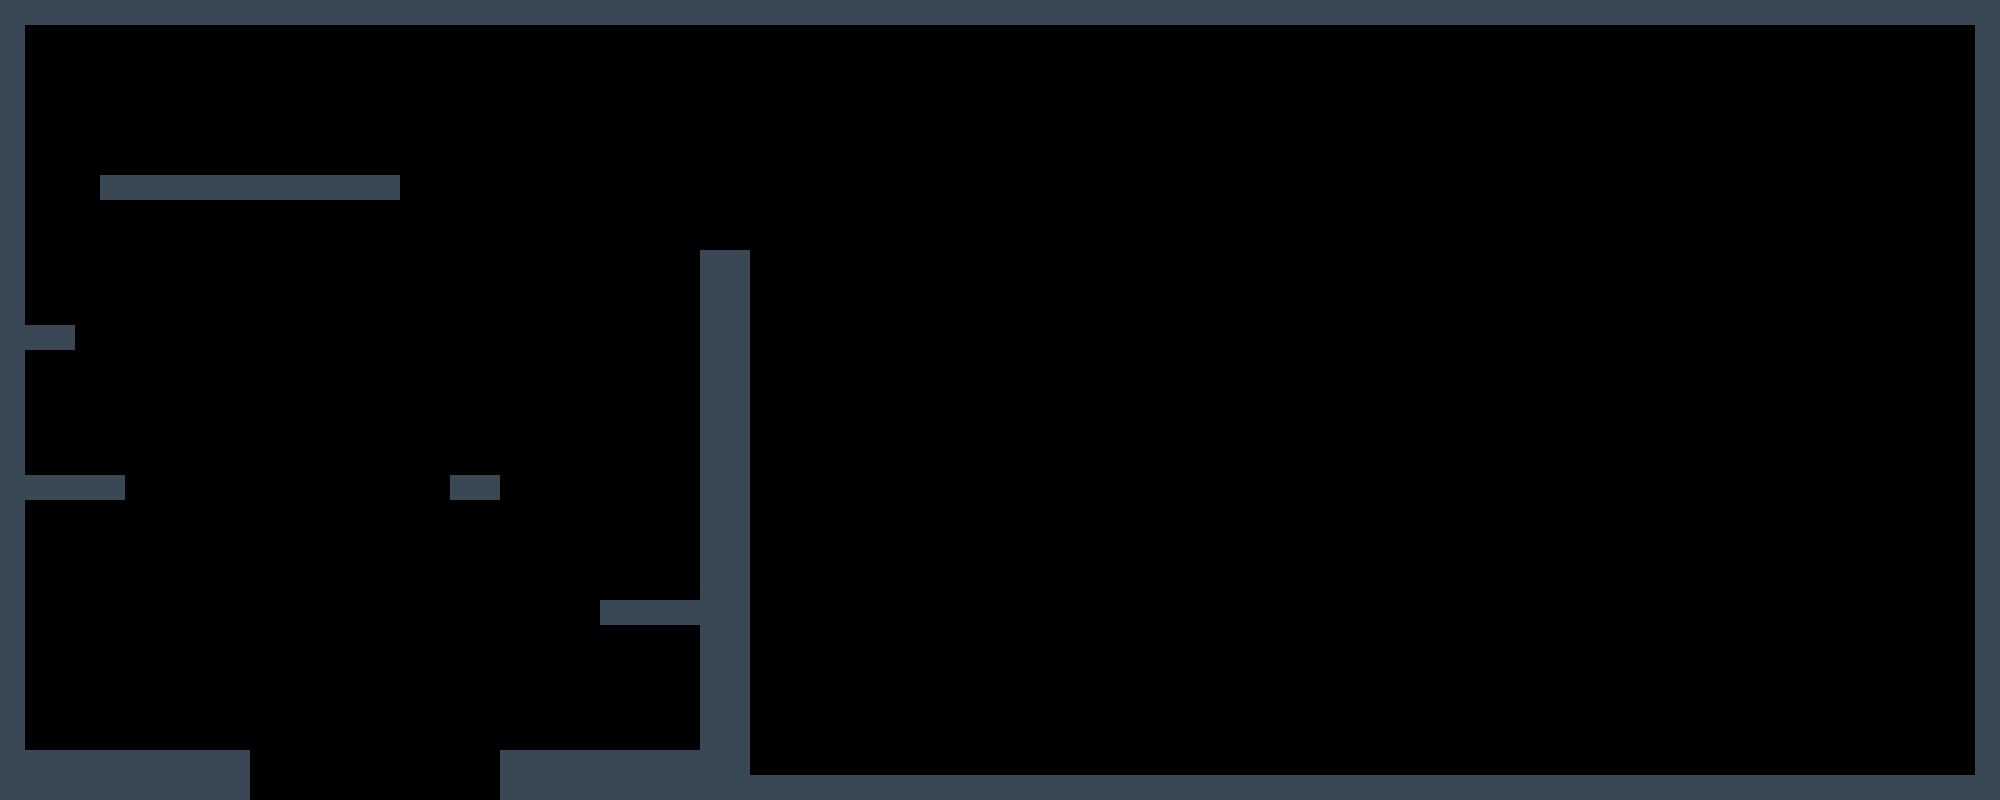

A 2D game scene composited from a Tiled map and its tileset images. What follows is a short description and the map's XML, with every tile layer's data as written:
An orthogonal 80x32 tile map with 25x25 px tiles, 1 tile layer (Слой тайлов 1).

<map version="1.5" tiledversion="1.7.2" orientation="orthogonal" renderorder="left-up" width="80" height="32" tilewidth="25" tileheight="25" infinite="0" nextlayerid="2" nextobjectid="1">
 <editorsettings>
  <export target="../level0.csv" format="csv" />
 </editorsettings>
 <tileset firstgid="1" source="tiles.tsx" />
 <layer id="1" name="Слой тайлов 1" width="80" height="32">
  <data encoding="csv">
9,9,9,9,9,9,9,9,9,9,9,9,9,9,9,9,9,9,9,9,9,9,9,9,9,9,9,9,9,9,9,9,9,9,9,9,9,9,9,9,9,9,9,9,9,9,9,9,9,9,9,9,9,9,9,9,9,9,9,9,9,9,9,9,9,9,9,9,9,9,9,9,9,9,9,9,9,9,9,9,
9,12,12,12,12,12,12,12,12,12,12,12,12,12,12,12,12,12,12,12,12,12,12,12,12,12,12,12,12,12,12,12,12,12,12,12,12,12,12,12,12,12,12,12,12,12,12,12,12,12,12,12,12,12,12,12,12,12,12,12,12,12,12,12,12,12,12,12,12,12,12,12,12,12,12,12,12,12,12,9,
9,12,12,12,12,12,12,12,12,12,12,12,12,12,12,12,12,12,12,12,12,12,12,12,12,12,12,12,12,12,12,12,12,12,12,12,12,12,12,12,12,12,12,12,12,12,12,12,12,12,12,12,12,12,12,12,12,12,12,12,12,12,12,12,12,12,12,12,12,12,12,12,12,12,12,12,12,12,12,9,
9,12,12,12,12,12,12,12,12,12,12,12,12,12,12,12,12,12,12,12,12,12,12,12,12,12,12,12,12,12,12,12,12,12,12,12,12,12,12,12,12,12,12,12,12,12,12,12,12,12,12,12,12,12,12,12,12,12,12,12,12,12,12,12,12,12,12,12,12,12,12,12,12,12,12,12,12,12,12,9,
9,12,12,12,12,12,12,12,12,12,12,12,12,12,12,12,12,12,12,12,12,12,12,12,12,12,12,12,12,12,12,12,12,12,12,12,12,12,12,12,12,12,12,12,12,12,12,12,12,12,12,12,12,12,12,12,12,12,12,12,12,12,12,12,12,12,12,12,12,12,12,12,12,12,12,12,12,12,12,9,
9,12,12,12,12,12,12,12,12,12,12,12,12,12,12,12,12,12,12,12,12,12,12,12,12,12,12,12,12,12,12,12,12,12,12,12,12,12,12,12,12,12,12,12,12,12,12,12,12,12,12,12,12,12,12,12,12,12,12,12,12,12,12,12,12,12,12,12,12,12,12,12,12,12,12,12,12,12,12,9,
9,12,12,12,12,12,12,12,12,12,12,12,12,12,12,12,12,12,12,12,12,12,12,12,12,12,12,12,12,12,12,12,12,12,12,12,12,12,12,12,12,12,12,12,12,12,12,12,12,12,12,12,12,12,12,12,12,12,12,12,12,12,12,12,12,12,12,12,12,12,12,12,12,12,12,12,12,12,12,9,
9,12,12,12,9,9,9,9,9,9,9,9,9,9,9,9,12,12,12,12,12,12,12,12,12,12,12,12,12,12,12,12,12,12,12,12,12,12,12,12,12,12,12,12,12,12,12,12,12,12,12,12,12,12,12,12,12,12,12,12,12,12,12,12,12,12,12,12,12,12,12,12,12,12,12,12,12,12,12,9,
9,12,12,12,12,12,12,12,12,12,12,12,12,12,12,12,12,12,12,12,12,12,12,12,12,12,12,12,12,12,12,12,12,12,12,12,12,12,12,12,12,12,12,12,12,12,12,12,12,12,12,12,12,12,12,12,12,12,12,12,12,12,12,12,12,12,12,12,12,12,12,12,12,12,12,12,12,12,12,9,
9,12,12,12,12,12,12,12,12,12,12,12,12,12,12,12,12,12,12,12,12,12,12,12,12,12,12,12,12,12,12,12,12,12,12,12,12,12,12,12,12,12,12,12,12,12,12,12,12,12,12,12,12,12,12,12,12,12,12,12,12,12,12,12,12,12,12,12,12,12,12,12,12,12,12,12,12,12,12,9,
9,12,12,12,12,12,12,12,12,12,12,12,12,12,12,12,12,12,12,12,12,12,12,12,12,12,12,12,9,9,12,12,12,12,12,12,12,12,12,12,12,12,12,12,12,12,12,12,12,12,12,12,12,12,12,12,12,12,12,12,12,12,12,12,12,12,12,12,12,12,12,12,12,12,12,12,12,12,12,9,
9,12,12,12,12,12,12,12,12,12,12,12,12,12,12,12,12,12,12,12,12,12,12,12,12,12,12,12,9,9,12,12,12,12,12,12,12,12,12,12,12,12,12,12,12,12,12,12,12,12,12,12,12,12,12,12,12,12,12,12,12,12,12,12,12,12,12,12,12,12,12,12,12,12,12,12,12,12,12,9,
9,12,12,12,12,12,12,12,12,12,12,12,12,12,12,12,12,12,12,12,12,12,12,12,12,12,12,12,9,9,12,12,12,12,12,12,12,12,12,12,12,12,12,12,12,12,12,12,12,12,12,12,12,12,12,12,12,12,12,12,12,12,12,12,12,12,12,12,12,12,12,12,12,12,12,12,12,12,12,9,
9,9,9,12,12,12,12,12,12,12,12,12,12,12,12,12,12,12,12,12,12,12,12,12,12,12,12,12,9,9,12,12,12,12,12,12,12,12,12,12,12,12,12,12,12,12,12,12,12,12,12,12,12,12,12,12,12,12,12,12,12,12,12,12,12,12,12,12,12,12,12,12,12,12,12,12,12,12,12,9,
9,12,12,12,12,12,12,12,12,12,12,12,12,12,12,12,12,12,12,12,12,12,12,12,12,12,12,12,9,9,12,12,12,12,12,12,12,12,12,12,12,12,12,12,12,12,12,12,12,12,12,12,12,12,12,12,12,12,12,12,12,12,12,12,12,12,12,12,12,12,12,12,12,12,12,12,12,12,12,9,
9,12,12,12,12,12,12,12,12,12,12,12,12,12,12,12,12,12,12,12,12,12,12,12,12,12,12,12,9,9,12,12,12,12,12,12,12,12,12,12,12,12,12,12,12,12,12,12,12,12,12,12,12,12,12,12,12,12,12,12,12,12,12,12,12,12,12,12,12,12,12,12,12,12,12,12,12,12,12,9,
9,12,12,12,12,12,12,12,12,12,12,12,12,12,12,12,12,12,12,12,12,12,12,12,12,12,12,12,9,9,12,12,12,12,12,12,12,12,12,12,12,12,12,12,12,12,12,12,12,12,12,12,12,12,12,12,12,12,12,12,12,12,12,12,12,12,12,12,12,12,12,12,12,12,12,12,12,12,12,9,
9,12,12,12,12,12,12,12,12,12,12,12,12,12,12,12,12,12,12,12,12,12,12,12,12,12,12,12,9,9,12,12,12,12,12,12,12,12,12,12,12,12,12,12,12,12,12,12,12,12,12,12,12,12,12,12,12,12,12,12,12,12,12,12,12,12,12,12,12,12,12,12,12,12,12,12,12,12,12,9,
9,12,12,12,12,12,12,12,12,12,12,12,12,12,12,12,12,12,12,12,12,12,12,12,12,12,12,12,9,9,12,12,12,12,12,12,12,12,12,12,12,12,12,12,12,12,12,12,12,12,12,12,12,12,12,12,12,12,12,12,12,12,12,12,12,12,12,12,12,12,12,12,12,12,12,12,12,12,12,9,
9,9,9,9,9,12,12,12,12,12,12,12,12,12,12,12,12,12,9,9,12,12,12,12,12,12,12,12,9,9,12,12,12,12,12,12,12,12,12,12,12,12,12,12,12,12,12,12,12,12,12,12,12,12,12,12,12,12,12,12,12,12,12,12,12,12,12,12,12,12,12,12,12,12,12,12,12,12,12,9,
9,12,12,12,12,12,12,12,12,12,12,12,12,12,12,12,12,12,12,12,12,12,12,12,12,12,12,12,9,9,12,12,12,12,12,12,12,12,12,12,12,12,12,12,12,12,12,12,12,12,12,12,12,12,12,12,12,12,12,12,12,12,12,12,12,12,12,12,12,12,12,12,12,12,12,12,12,12,12,9,
9,12,12,12,12,12,12,12,12,12,12,12,12,12,12,12,12,12,12,12,12,12,12,12,12,12,12,12,9,9,12,12,12,12,12,12,12,12,12,12,12,12,12,12,12,12,12,12,12,12,12,12,12,12,12,12,12,12,12,12,12,12,12,12,12,12,12,12,12,12,12,12,12,12,12,12,12,12,12,9,
9,12,12,12,12,12,12,12,12,12,12,12,12,12,12,12,12,12,12,12,12,12,12,12,12,12,12,12,9,9,12,12,12,12,12,12,12,12,12,12,12,12,12,12,12,12,12,12,12,12,12,12,12,12,12,12,12,12,12,12,12,12,12,12,12,12,12,12,12,12,12,12,12,12,12,12,12,12,12,9,
9,12,12,12,12,12,12,12,12,12,12,12,12,12,12,12,12,12,12,12,12,12,12,12,12,12,12,12,9,9,12,12,12,12,12,12,12,12,12,12,12,12,12,12,12,12,12,12,12,12,12,12,12,12,12,12,12,12,12,12,12,12,12,12,12,12,12,12,12,12,12,12,12,12,12,12,12,12,12,9,
9,12,12,12,12,12,12,12,12,12,12,12,12,12,12,12,12,12,12,12,12,12,12,12,9,9,9,9,9,9,12,12,12,12,12,12,12,12,12,12,12,12,12,12,12,12,12,12,12,12,12,12,12,12,12,12,12,12,12,12,12,12,12,12,12,12,12,12,12,12,12,12,12,12,12,12,12,12,12,9,
9,12,12,12,12,12,12,12,12,12,12,12,12,12,12,12,12,12,12,12,12,12,12,12,12,12,12,12,9,9,12,12,12,12,12,12,12,12,12,12,12,12,12,12,12,12,12,12,12,12,12,12,12,12,12,12,12,12,12,12,12,12,12,12,12,12,12,12,12,12,12,12,12,12,12,12,12,12,12,9,
9,12,12,12,12,12,12,12,12,12,12,12,12,12,12,12,12,12,12,12,12,12,12,12,12,12,12,12,9,9,12,12,12,12,12,12,12,12,12,12,12,12,12,12,12,12,12,12,12,12,12,12,12,12,12,12,12,12,12,12,12,12,12,12,12,12,12,12,12,12,12,12,12,12,12,12,12,12,12,9,
9,12,12,12,12,12,12,12,12,12,12,12,12,12,12,12,12,12,12,12,12,12,12,12,12,12,12,12,9,9,12,12,12,12,12,12,12,12,12,12,12,12,12,12,12,12,12,12,12,12,12,12,12,12,12,12,12,12,12,12,12,12,12,12,12,12,12,12,12,12,12,12,12,12,12,12,12,12,12,9,
9,12,12,12,12,12,12,12,12,12,12,12,12,12,12,12,12,12,12,12,12,12,12,12,12,12,12,12,9,9,12,12,12,12,12,12,12,12,12,12,12,12,12,12,12,12,12,12,12,12,12,12,12,12,12,12,12,12,12,12,12,12,12,12,12,12,12,12,12,12,12,12,12,12,12,12,12,12,12,9,
9,12,12,12,12,12,12,12,12,12,12,12,12,12,12,12,12,12,12,12,12,12,12,12,12,12,12,12,9,9,12,12,12,12,12,12,12,12,12,12,12,12,12,12,12,12,12,12,12,12,12,12,12,12,12,12,12,12,12,12,12,12,12,12,12,12,12,12,12,12,12,12,12,12,12,12,12,12,12,9,
9,9,9,9,9,9,9,9,9,9,11,12,12,11,11,11,11,12,12,12,9,9,9,9,9,9,9,9,9,9,12,12,12,12,12,12,12,12,12,12,12,12,12,12,12,12,12,12,12,12,12,12,12,12,12,12,12,12,12,12,12,12,12,12,12,12,12,12,12,11,11,11,11,11,11,12,12,12,12,9,
9,9,9,9,9,9,9,9,9,9,11,12,12,12,12,12,12,12,12,12,9,9,9,9,9,9,9,9,9,9,9,9,9,9,9,9,9,9,9,9,9,9,9,9,9,9,9,9,9,9,9,9,9,9,9,9,9,9,9,9,9,9,9,9,9,9,9,9,9,9,9,9,9,9,9,9,9,9,9,9
</data>
 </layer>
</map>